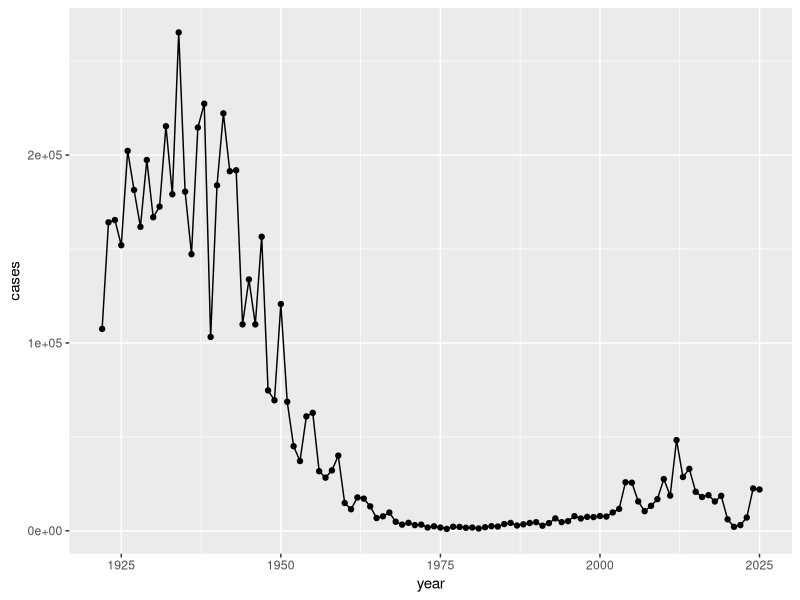
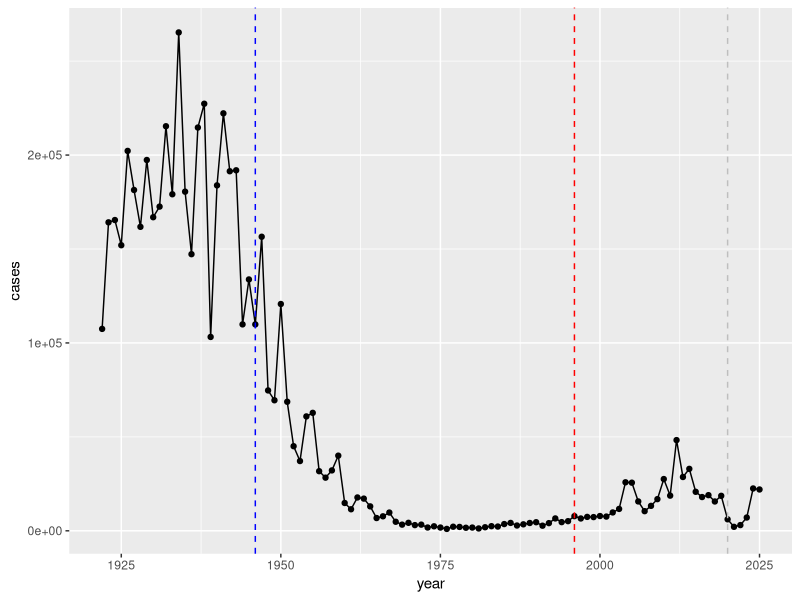

Recreate these plots in R, in order. (Note: this script raises an error after producing the figures.)
## ---- chunk 1
cdc <- data.frame(
  year = c(
    1922L,
    1923L,
    1924L,
    1925L,
    1926L,
    1927L,
    1928L,
    1929L,
    1930L,
    1931L,
    1932L,
    1933L,
    1934L,
    1935L,
    1936L,
    1937L,
    1938L,
    1939L,
    1940L,
    1941L,
    1942L,
    1943L,
    1944L,
    1945L,
    1946L,
    1947L,
    1948L,
    1949L,
    1950L,
    1951L,
    1952L,
    1953L,
    1954L,
    1955L,
    1956L,
    1957L,
    1958L,
    1959L,
    1960L,
    1961L,
    1962L,
    1963L,
    1964L,
    1965L,
    1966L,
    1967L,
    1968L,
    1969L,
    1970L,
    1971L,
    1972L,
    1973L,
    1974L,
    1975L,
    1976L,
    1977L,
    1978L,
    1979L,
    1980L,
    1981L,
    1982L,
    1983L,
    1984L,
    1985L,
    1986L,
    1987L,
    1988L,
    1989L,
    1990L,
    1991L,
    1992L,
    1993L,
    1994L,
    1995L,
    1996L,
    1997L,
    1998L,
    1999L,
    2000L,
    2001L,
    2002L,
    2003L,
    2004L,
    2005L,
    2006L,
    2007L,
    2008L,
    2009L,
    2010L,
    2011L,
    2012L,
    2013L,
    2014L,
    2015L,
    2016L,
    2017L,
    2018L,
    2019L,
    2020L,
    2021L,
    2022L,
    2023L,
    2024L,
    2025L
  ),
  cases = c(
    107473,
    164191,
    165418,
    152003,
    202210,
    181411,
    161799,
    197371,
    166914,
    172559,
    215343,
    179135,
    265269,
    180518,
    147237,
    214652,
    227319,
    103188,
    183866,
    222202,
    191383,
    191890,
    109873,
    133792,
    109860,
    156517,
    74715,
    69479,
    120718,
    68687,
    45030,
    37129,
    60886,
    62786,
    31732,
    28295,
    32148,
    40005,
    14809,
    11468,
    17749,
    17135,
    13005,
    6799,
    7717,
    9718,
    4810,
    3285,
    4249,
    3036,
    3287,
    1759,
    2402,
    1738,
    1010,
    2177,
    2063,
    1623,
    1730,
    1248,
    1895,
    2463,
    2276,
    3589,
    4195,
    2823,
    3450,
    4157,
    4570,
    2719,
    4083,
    6586,
    4617,
    5137,
    7796,
    6564,
    7405,
    7298,
    7867,
    7580,
    9771,
    11647,
    25827,
    25616,
    15632,
    10454,
    13278,
    16858,
    27550,
    18719,
    48277,
    28639,
    32971,
    20762,
    17972,
    18975,
    15609,
    18617,
    6124,
    2116,
    3044,
    7063,
    22538,
    21996
  )
)
## ---- chunk 2
library(ggplot2)
ggplot(cdc) +
  aes(year, cases) +
  geom_point() +
  geom_line() 
## ---- chunk 3
ggplot(cdc) +
  aes(year, cases) +
  geom_point() +
  geom_line() +
  geom_vline(xintercept = 1946, col="blue", lty=2) + 
  geom_vline(xintercept = 1996, col="red", lty=2) + 
  geom_vline(xintercept = 2020, col="gray", lty=2)
## ---- chunk 4
library(jsonlite)

subject <- read_json("https://www.cmi-pb.org/api/subject", simplifyVector = TRUE)

head(subject)
## ---- chunk 5
sum(subject$infancy_vac == "wP")
sum(subject$infancy_vac == "aP")
## ---- chunk 6
table(subject$infancy_vac)
## ---- chunk 7
table(subject$biological_sex)
## ---- chunk 8
table(subject$race, subject$biological_sex)
## ---- chunk 9
specimen <- read_json("http://cmi-pb.org/api/v5_1/specimen", simplifyVector = T)

ab_titer <- read_json("http://cmi-pb.org/api/v5_1/plasma_ab_titer", simplifyVector = T)
## ---- chunk 10
head(specimen)
## ---- chunk 11
head(ab_titer)
## ---- chunk 12
library(dplyr)
meta <- inner_join(subject, specimen)
head(meta)
## ---- chunk 13
abdata <- inner_join(ab_titer, meta)
head(abdata)
## ---- chunk 14
table(ab_titer$isotype)
## ---- chunk 15
table(abdata$antigen)
## ---- chunk 16
igg <- abdata |>
  filter(isotype == "IgG")

head(igg)
## ---- chunk 17
ggplot(igg) +
  aes(MFI_normalised, antigen) +
  geom_boxplot()
## ---- chunk 18
ggplot(igg) +
  aes(MFI_normalised, antigen) +
  geom_boxplot() + 
  facet_wrap(~infancy_vac)
## ---- chunk 19
ggplot(igg) +
  aes(MFI_normalised, antigen, col = infancy_vac) +
  geom_boxplot()
## ---- chunk 20
ggplot(igg) +
  aes(MFI_normalised, antigen, col = infancy_vac) +
  geom_boxplot() +
  facet_wrap(~visit)
## ---- chunk 21
pt.igg.21 <- igg |> filter(antigen == "PT",
              dataset == "2021_dataset")
## ---- chunk 22
ggplot(pt.igg.21) +
  aes(planned_day_relative_to_boost, 
      MFI_normalised, 
      col = infancy_vac,
      group = subject_id) + 
  geom_point() + 
  geom_line() +
  geom_vline(xintercept = 14, lty=2) + 
  geom_vline(xintercept = 0, lty=2)
## ---- chunk 23
ggplot(pt.igg.21) +
  aes(planned_day_relative_to_boost, 
      MFI_normalised, 
      col = infancy_vac,
      group = subject_id) + 
  geom_point() + 
  geom_line(alpha = 0.3) +
  geom_vline(xintercept = 14, lty=2) + 
  geom_vline(xintercept = 0, lty=2) +
  geom_smooth(aes(group = infancy_vac), se = FALSE, size = 1.2,
              span = 0.75, method.args = list(degree = 1)) + 
  labs(
    title = "CMI-PB 2021 Dataset IgG PT",
    subtitle = "Dashed lines at day 0 (pre boost) and day 14 (post boost)",
    x = "Day Relative to Boost",
    y = "Normalized MFI"
  )
